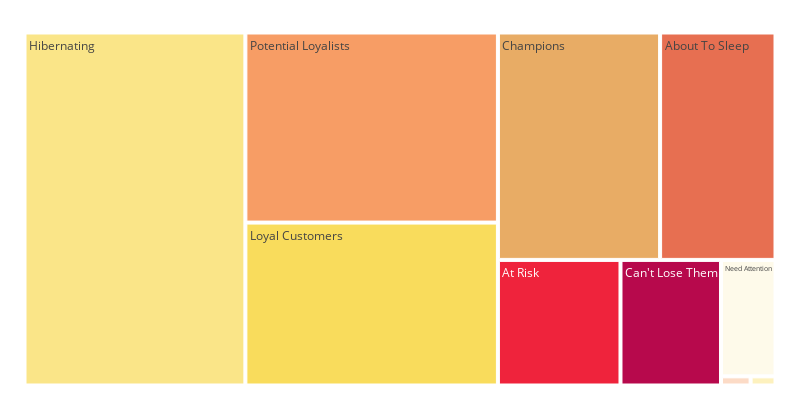

Notebook code for this chart:
### Code cell
colors=['#fae588','#f79d65','#f9dc5c','#e8ac65','#e76f51','#ef233c','#b7094c']
fig = px.treemap(rfm_dt_segnum, path=['Segment'],values='Customer Number', width=800, height=400)
fig.update_layout(
    treemapcolorway = colors, #defines the colors in the treemap
    margin = dict(t=10, l=20, r=20, b=10))
fig.show()

### Figure 1 — Plotly figure (JSON) as saved in the notebook; plotly's stock layout.template omitted (floating-point values rounded to 4 significant figures)
{"data": [{"branchvalues": "total", "domain": {"x": [0, 1], "y": [0, 1]}, "hovertemplate": "labels=%{label}<br>Customer Number=%{value}<br>parent=%{parent}<br>id=%{id}<extra></extra>", "ids": ["About To Sleep", "At Risk", "Can't Lose Them", "Champions", "Hibernating", "Loyal Customers", "Need Attention", "New Customers", "Potential Loyalists", "Promising"], "labels": ["About To Sleep", "At Risk", "Can't Lose Them", "Champions", "Hibernating", "Loyal Customers", "Need Attention", "New Customers", "Potential Loyalists", "Promising"], "name": "", "parents": ["", "", "", "", "", "", "", "", "", ""], "type": "treemap", "values": [7931, 4653, 3815, 11146, 23565, 12434, 1918, 69, 14508, 82]}], "layout": {"height": 400, "legend": {"tracegroupgap": 0}, "margin": {"b": 10, "l": 20, "r": 20, "t": 10}, "treemapcolorway": ["#fae588", "#f79d65", "#f9dc5c", "#e8ac65", "#e76f51", "#ef233c", "#b7094c"], "width": 800}}
